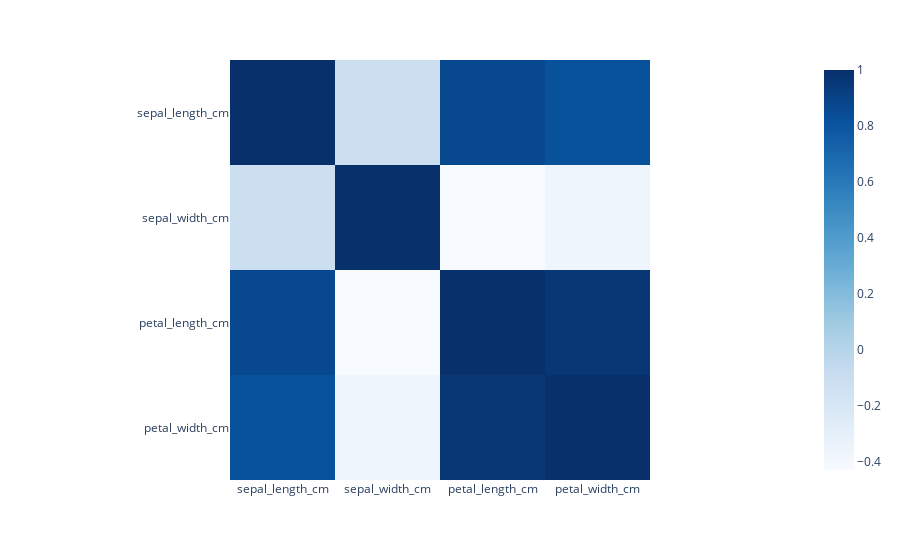

Source (notebook cell):
### Code cell
# data visualisation - correlation matrix
fig = px.imshow(iris_df.iloc[:, 0:4].corr(), color_continuous_scale="blues") 
fig.show()

### Figure 1 — Plotly figure (JSON) as saved in the notebook; plotly's stock layout.template omitted (floating-point values rounded to 4 significant figures)
{"data": [{"coloraxis": "coloraxis", "hovertemplate": "x: %{x}<br>y: %{y}<br>color: %{z}<extra></extra>", "name": "0", "type": "heatmap", "x": ["sepal_length_cm", "sepal_width_cm", "petal_length_cm", "petal_width_cm"], "xaxis": "x", "y": ["sepal_length_cm", "sepal_width_cm", "petal_length_cm", "petal_width_cm"], "yaxis": "y", "z": [[1, -0.1176, 0.8718, 0.8179], [-0.1176, 1, -0.4284, -0.3661], [0.8718, -0.4284, 1, 0.9629], [0.8179, -0.3661, 0.9629, 1]]}], "layout": {"coloraxis": {"colorscale": [[0, "rgb(247,251,255)"], [0.125, "rgb(222,235,247)"], [0.25, "rgb(198,219,239)"], [0.375, "rgb(158,202,225)"], [0.5, "rgb(107,174,214)"], [0.625, "rgb(66,146,198)"], [0.75, "rgb(33,113,181)"], [0.875, "rgb(8,81,156)"], [1, "rgb(8,48,107)"]]}, "margin": {"t": 60}, "xaxis": {"anchor": "y", "constrain": "domain", "domain": [0, 1], "scaleanchor": "y"}, "yaxis": {"anchor": "x", "autorange": "reversed", "constrain": "domain", "domain": [0, 1]}}}
